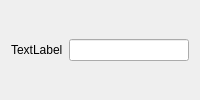
<?xml version="1.0" encoding="UTF-8"?>
<ui version="4.0">
 <class>TextGUI</class>
 <widget class="QWidget" name="TextGUI">
  <property name="windowTitle">
   <string>TextGUI</string>
  </property>
  <layout class="QHBoxLayout" name="horizontalLayout">
   <item>
    <widget class="QLabel" name="label">
     <property name="text">
      <string>TextLabel</string>
     </property>
    </widget>
   </item>
   <item>
    <widget class="QLineEdit" name="textEdit">
    </widget>
   </item>
  </layout>
 </widget>
 <resources/>
 <connections/>
</ui>
